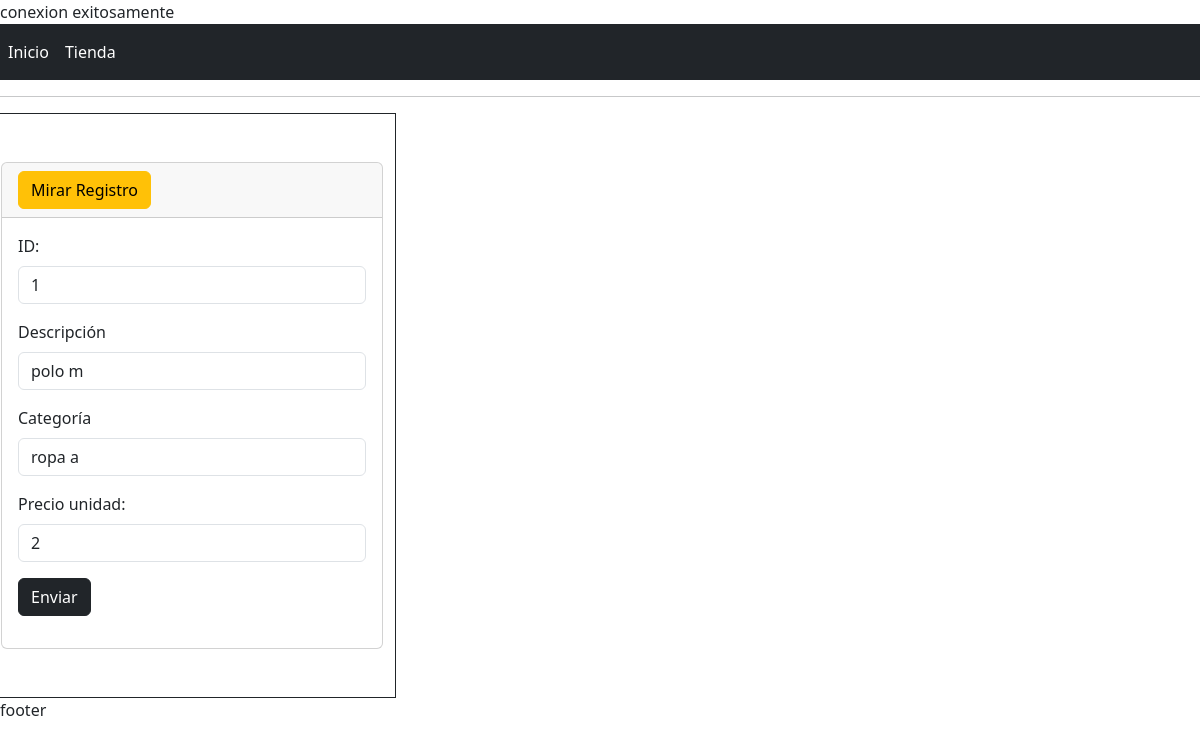
Screenshot of /almacen/sessiones/tienda/editar.php?txtId=1 with the database file from the repository.
### tables this page shows
CREATE TABLE `tb_producto` (
  `id` int(11) NOT NULL,
  `descripcion` varchar(100) NOT NULL,
  `categoria` varchar(100) NOT NULL,
  `precio` int(11) NOT NULL
);

### almacen/sessiones/tienda/editar.php (the view, shortened to what this page needs)
<?php include("../../db.php");
if (isset($_GET['txtId'])) {
    $txtId = $_GET['txtId'];
    $sentencia = $pdo->prepare("SELECT * FROM tb_producto WHERE id=:id");
    $sentencia->bindParam(':id', $txtId, PDO::PARAM_INT);
    $sentencia->execute();
    $copy = $sentencia->fetch(PDO::FETCH_ASSOC);
    $descripcion = $copy['descripcion'];
    $categoria = $copy['categoria'];
    $precio = $copy['precio'];
}
include("../../temp/header.php");
?>
<hr>
<div class="fluid">
    <section class="row">
        <article class="col-sm-4 col-ms-4 col-lg-4 border border-1 border-dark py-5">
            <div class="card">
                <div class="card-header">
                    <a name="" id="" class="btn btn-warning" href="mirar.php" role="button">Mirar Registro</a>
                </div>
                <div class="card-body">
                    <form action="" method="post" enctype="multipart/form-data">
                        <div class="mb-3">
                            <label for="txtId" class="form-label">ID:</label>
                            <input type="text" readonly value="<?php echo $txtId; ?>" class="form-control" name="txtId" id="txtId" aria-describedby="helpId" placeholder="ID:" />
                        </div>
                        <div class="mb-3">
                            <label for="descripcion" class="form-label">Descripción</label>
                            <input type="text" class="form-control" value="<?php echo $descripcion; ?>" name="descripcion" id="descripcion" aria-describedby="helpId" placeholder="Descripción" />
                        </div>
                        <div class="mb-3">
                            <label for="categoria" class="form-label">Categoría</label>
                            <input type="text" class="form-control" name="categoria" value="<?php echo $categoria; ?>" id="categoria" aria-describedby="helpId" placeholder="Categoría" />
                        </div>
                        <div class="mb-3">
                            <label for="precio" class="form-label">Precio unidad:</label>
                            <input type="number" class="form-control" value="<?php echo $precio; ?>" name="precio" id="precio" aria-describedby="helpId" placeholder="Precio unidad:" />
                        </div>
                        <button type="submit" class="btn btn-dark">Enviar</button>
                    </form>
                </div>
            </div>
        </article>
    </section>
</div>
<?php include("../../temp/footer.php"); ?>

### rows the page displays
tb_producto: descripcion "polo m", categoria "ropa a", precio "2"
